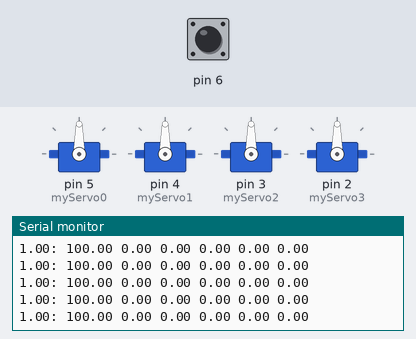
A sketch run on a simulated Arduino Uno, built with avr-gcc and run on an emulated ATmega328P. Shown: 4 × servo, the last lines printed to the serial monitor. The inputs (shaded band) are chosen by the test bench; at power-on: pin 6 HIGH. Random numbers use the default seed unless the sketch sets one.

Above: at 1.2 s.
1.3 s: pin 6 pulled LOW for 0.15 s
At 1.94 s:
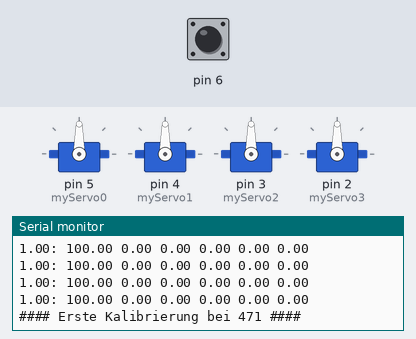
3.5 s: pin 6 pulled LOW for 1 s
At 3.53 s:
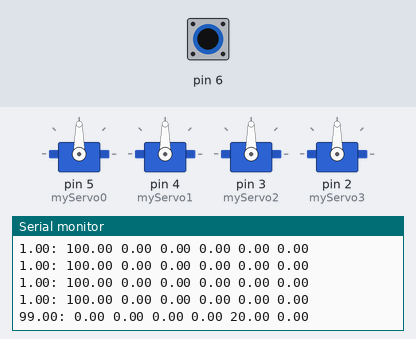
7.5 s: pin 6 driven LOW
10.5 s: pin 6 driven HIGH
At 10.89 s:
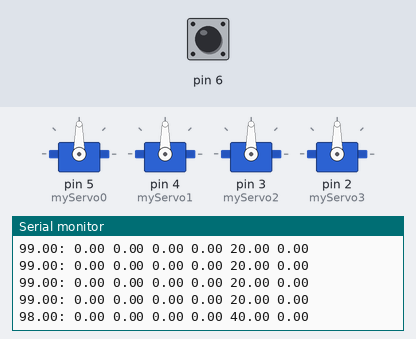
13.5 s: pin 6 pulsed LOW 2 times (0.12 s each, 0.3 s apart)
At 13.77 s:
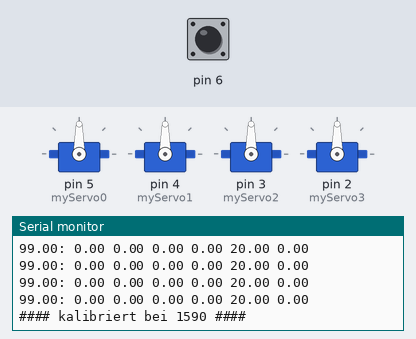
Timing chart, 0 to 16.5 s (numbered marks = the images above; inputs shaded):
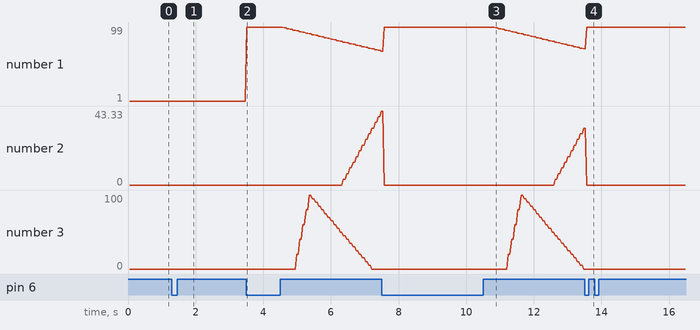

The sketch:

overtaxedsurface.ino
```cpp
//includes
#include <Servo.h>
#include <CapacitiveSensor.h>

//todo: maximalgeschwindigkeit in die ineinanderskalierung der verschiedenen funktionen einbauen
boolean aktorOn = 1; //0 to turn machines off
boolean sensorOn = 1; //0 to turn sensor off and activate testwerte()
boolean startSequence = 0; //1 moves Servos to 0, 50 and 100% at the beginning

//###############vars aktor###############
//settings
int numberOfPresets = 6;
int presetConfig[6][3] = {
  {0,1,10} //0 idle
  ,{0,0,0} //1 goodmorning slow
  ,{3,50,80}  //2 goodmorning
  ,{70,90,95} //3 cracy
  ,{90,95,100} //4 shock
  ,{0,0,0} //5 randommove
};
int servoCalib [4][2] = {{120,25},{170,15},{15,110},{10,160}}; //start and end points of servos
//---
Servo myServo0;
Servo myServo1;
Servo myServo2;
Servo myServo3;
Servo myServos[] = {myServo0,myServo1,myServo2,myServo3};
long ms; //milliseconds.
long tick; //each n milliseconds a tick is generated
float pos = 1.00; //variable for movement speed, which is independent from ticking speed
long prevAktor; //this is for timing
int moveAllToArr[] = {0,0,0,0};  /*this is the array for each preset function
form: {pos servo1, ..., ... , importance/scale from 0-100(generates automatically)}*/
float allPresets[6][5] = {{0,0,0,0,0},{0,0,0,0,0},{0,0,0,0,0},{0,0,0,0,0},{0,0,0,0,0},{0,0,0,0,0}};
/*bottom limit, center, upper limit, :*/

int globalImportance = 0; /* this calculates how many functions are active and the global importance
form: {how many active, global imporance}*/

int testwert = 0;
int randommove[]={0,0,0,0};
//###############end vars aktor###############


//###############vars sensor###############
//settings
CapacitiveSensor cs = CapacitiveSensor(7,6);
int aufloesung = 2; //Ausgaben des Sensors pro Sekunde
long werte_range[] = {0, 1500}; //anfangswerte, die automatisch kalibriert werden
int counter_beruehrung_max = 5;
int schockschwelle = 50;
int beruehrungsschwelle = 30;
float ruecklauf = -1;
//---
long cs_data;
int counter = 0;
long werte = 0;
long durchschnitt;
int durchschnitt_gemappt;
float durchschnitt_alterwert = 0;
float ueberforderung = 0;
long veraenderung;
boolean kalibriert = false;
float beruehrung = 0;
int counter_beruehrung = 0;
int counter_veraenderung = 0;
float beruehrung_exp = 0;
float schock = false;
int counter_lang = 0;
long durchschnitt_lang;
float ueberforderung_exp;
float ueberforderung_exp_spitze;
int veraenderung_werte;
int veraenderung_counter = 0;
int veraenderung_durchschnitt;
//---
//###############end vars sensor###############

void setup() {
  //aktor
  prevAktor = millis ();
  if (aktorOn){
    myServo0.attach(5);
    myServo1.attach(4);
    myServo2.attach(3);
    myServo3.attach(2);
  }
  //sensor
  cs.set_CS_AutocaL_Millis(15000);

  //allgemein
  Serial.begin(9600);
}

void loop() {
   if (startSequence) initSequence();
  //############### sensor - generiert die Variable ueberforderung ###############
  //Frage Sensordaten ab
  if (sensorOn) {
    cs_data =  cs.capacitiveSensor(30);
    if (cs_data > werte_range[1]) cs.reset_CS_AutoCal();
    werte += cs_data; //hochzählen für Berechnung von Durchschnittswerten
    counter ++;
    //--
  }
  //############### ende sensor ###############

  //############### aktor ###############
  ms = millis(); //1000ms = 1s
  if (ms-prevAktor >= 40){ //tick 25 times a second
    tick++; //necessarry for the ticking

    if (sensorOn) {
      if (tick%2 == 0) sensor();
      //if (tick%2 == 0) debug_sensor();
      //reset
      werte = 0;
      counter = 0;
      //--
    } else {
      testwerte();
    }
    calculateImportance();
    //Serial.println (ueberforderung);
    presets(tick);
    calculateMovAlltoArr();
    //zeroall();
    moveall();
    debugAktor();
    prevAktor = millis(); //ticking
  }
  //############### ende aktor###############
}

//############### aktor functions ###############
void initSequence(){
  int t = 2000;
  delay(t);
  for (int i=0; i<4; i++){
    moveAllTo(0);
    delay(t);
    moveTo(i,100);
    delay(t);
  }
  startSequence = 0;
  moveAllTo(0);
}

void calculateImportance(){
  if (ueberforderung==100) ueberforderung=99;
  if (!ueberforderung) ueberforderung=1;
  for (int i=0; i<numberOfPresets; i++){
    if ((ueberforderung >= presetConfig[i][0]) && (ueberforderung <= presetConfig[i][1])){
      //ganzer abstand: presetconfig[0][1]-presetconfig[0][0]
      //abstand von unten: presetconfig[0][1]-ueberforderung
      //abstand von unten / ganzer abstand * 100:
      allPresets[i][4] = 100.00*(ueberforderung-presetConfig[i][0])/(presetConfig[i][1]-presetConfig[i][0]);
      //if (allpresets[i][4]<4)allpresets[i][4]=0;
    }
    else if((ueberforderung >= presetConfig[i][1]) && (ueberforderung <= presetConfig[i][2])){
      //ganzer abstand: presetconfig[0][2]-presetconfig[0][1]
      //abstand von oben: presetconfig[0][2]-ueberforderung
      //abstand von oben / ganzer abstand * 100:
      allPresets[i][4] = 100.00*(presetConfig[i][2]-ueberforderung)/(presetConfig[i][2]-presetConfig[i][1]);
      //if (allpresets[i][4]<4)allpresets[i][4]=0;
    }
    else {
      allPresets[i][4]=0;
    }
  }
  globalImportance=0;
  for (int j=0; j<numberOfPresets; j++)globalImportance+=allPresets[j][4];

}

/*start preset functions */
void presets (long tick){
  pos = tick*0.30; //->20.000*2*PI; //1 360 rotation per second
  if (allPresets[0][4]){//###################### idle
    pos = pos/14;///random(1,5);
    if ((tick%random(5,25))==0){
      allPresets[0][random(0,4)] = random(0,8);
      //Serial.print("im idle!");
    }
  }
  if (allPresets[1][4]){//###################### goodmorningslow
    pos = pos/5;///random(1,5);
    for (int i=0; i<4; i++) allPresets[1][i] = 25*sin(pos+PI*i/2)+40;
  }
  if (allPresets[2][4]){//###################### goodmorningfaster
    pos = pos/7;///random(1,5);
    allPresets[2][0] = sin(pos)*25+40;
    allPresets[2][1] = sin(pos+PI*0.5)*25+40;
    allPresets[2][2] = sin(pos+PI)*25+40;
    allPresets[2][3] = sin(pos+PI*1.5)*25+40;
  }
  if (allPresets[3][4]){//###################### gocracy
    pos = pos/6;
    for (int i=0; i<4; i++) allPresets[3][i] = random(0, 80);
  }
  if (allPresets[4][4]){//###################### shock
    pos = pos*2;
    for (int i=0; i<4; i++) allPresets[4][i] = random (75, 85);
  }
  if (allPresets[5][4]){//###################### randommove
    pos = pos*10;
    //make it more likely that if you substracted something before, that you also do it after
    for (int i=0; i<4; i++) {
      if (!random(0,14)) randommove[i]=random(-1,1);
      if (allPresets[5][i]<15) randommove[i] = random(1,3);
      if (allPresets[5][i]>83) randommove[i] = random(-4,-1);
      allPresets[5][i] = allPresets[5][i]+randommove[i];
    }
  }
}

void calculateMovAlltoArr(){
  //reset array
  moveAllToArr [0] = 0;
  moveAllToArr [1] = 0;
  moveAllToArr [2] = 0;
  moveAllToArr [3] = 0;
  for (int m=0; m<numberOfPresets; m++) {
    for (int n=0; n<4; n++){
      if (allPresets[m][4]!=0) {
        moveAllToArr[n] = moveAllToArr[n] + allPresets[m][n]*(allPresets[m][4]/globalImportance);
      }
    }
  }
};

/*some helping functions*/
//moveTo (servoNR[0-3], 0%-100%)
void moveTo (int s, int w) {
  int b = servoCalib[s][0];
  int e = servoCalib[s][1];
  myServos[s].write(map(w, 0, 100, b, e));
  //myServos[s].write(pow((map(w, 0, 100, b, e))/10.00, 2)*0.33+map(w, 0, 100, b, e)*0.66);
}
void moveAllTo(int p){
  for (int i=0; i<4; i++) moveTo(i, p);
}
void moveall() {
  for (int i=0; i<4; i++) moveTo(i, moveAllToArr[i]);
}
void zeroall (){
  for (int i=0; i<4; i++) moveTo(i, 0);
}
void showarr(int n){
  for (int k=0; k<5; k++) {
    Serial.print(allPresets[n][k]);
    Serial.print("\t");
  }
}
void showmoveall(int n){
  for (int l=0; l<4; l++) {
    Serial.print(moveAllToArr[l]);
    Serial.print("\t");
  }
  Serial.println();
}
void testonepreset(int m, int tick){
  for (int i=0; i<numberOfPresets; i++)allPresets[i][4]=0;
  allPresets[m][4] = 99;
  for (int n=0; n<4; n++){
    if (allPresets[m][4]!=0) {
      moveAllToArr[n] = allPresets[m][n];
    }
  }
}
void debugAktor () {
  Serial.print(ueberforderung);
  Serial.print(": ");
  for (int m=0; m<numberOfPresets; m++){
    Serial.print(allPresets[m][4]); //importance of each Preset
    Serial.print(" ");
  }
  Serial.println();
}

void testwerte (){
 //überschreibt die überforderung und liefert werte von 0 bis 100 auf und abtsteigend
 ueberforderung = tick%20;
 if (ueberforderung <= 100) testwert++;
 if (ueberforderung > 100) testwert--;
 ueberforderung = testwert;
}

//############### end aktor functions ###############


//############### sensor functions ###############
void sensor() {
  durchschnitt = werte / counter;
  //Kalibrierung auf 0
  aufnullkalibrieren();
  //mappe durchschnitt auf 0 bis 100
  durchschnitt_gemappt = map(durchschnitt, werte_range[0], werte_range[1], 0, 100);
  //Kalibrierung auf 100
  //aufhundertkalibrieren(cs_data);

  if (kalibriert) {

    //Wert Veränderung
    veraenderung = durchschnitt_gemappt - durchschnitt_alterwert;
    if (veraenderung == 0) counter_veraenderung++;
    else counter_veraenderung = 0;

    //Wert Berührung
    if (durchschnitt_gemappt > beruehrungsschwelle && beruehrung_exp <= 100) {
      beruehrung++;
      beruehrung_exp = pow(beruehrung/2.00, 2);
      if (beruehrung_exp > 100) beruehrung_exp = 101;
      counter_beruehrung = 0;
    }
    else if (beruehrung > 0 || beruehrung_exp > 100) {
      if (veraenderung > -2 && veraenderung < 2) counter_beruehrung++;
      if (counter_beruehrung >= counter_beruehrung_max) {
        beruehrung--;
        beruehrung_exp = pow(beruehrung/2.00, 2);

      }
    }
    else {
      counter_beruehrung = 0;
    }

    //Wert Überforderung
    if (veraenderung >= schockschwelle) schock = true;

    if (ueberforderung >= 0 && ueberforderung < 101) {
      if (durchschnitt_gemappt > 5) {
        if (veraenderung+ueberforderung > 0) {
          if (beruehrung_exp == 0) ueberforderung += veraenderung/2;
          else ueberforderung += (veraenderung+beruehrung_exp)/3;
        }
        ueberforderung_exp = 0;
        ueberforderung_exp_spitze = ueberforderung;
      }
      else if (ueberforderung != 0) {
        ueberforderung_exp++;
        ueberforderung = ruecklauf*ueberforderung_exp+ueberforderung_exp_spitze*1.000;
      }
      if (ueberforderung < 0) ueberforderung = 0;
      if (ueberforderung >= 100) ueberforderung = 99; //verhindert werte über 100
    }
    ueberforderung = round(ueberforderung);
    if (schock) {
      ueberforderung = 99;
      if ((tick%11) == 0) schock = false;
    }

  } // Ende if kalibriert

  //reset
  durchschnitt_alterwert = durchschnitt_gemappt;
}


void aufnullkalibrieren() {
  counter_lang++;
  veraenderung_counter++;
  veraenderung_werte += veraenderung;
  if (kalibriert) {
    durchschnitt_lang += durchschnitt;
    veraenderung_durchschnitt = veraenderung_werte / veraenderung_counter;
    if (
    durchschnitt_gemappt < -1
      || (durchschnitt_gemappt > 1 && durchschnitt_gemappt < 10 && counter_veraenderung >= 10)
      || (durchschnitt_gemappt >= 10 && veraenderung_counter > 20 &&  veraenderung_durchschnitt > -2 && veraenderung_durchschnitt < 2)
      )
    {
      werte_range[0] = durchschnitt_lang / counter_lang;
      durchschnitt_lang = 0;
      counter_lang = 0;
      veraenderung_counter = 0; //---
      veraenderung_werte = 0; //---
      Serial.print("#### kalibriert bei ");
      Serial.print(werte_range[0]);
      Serial.println(" ####");

    }
  }
  else if (counter_lang > 5) {
    durchschnitt_lang += durchschnitt;
    if (counter_lang > 20) {
      werte_range[0] = durchschnitt_lang / (counter_lang-5);
      durchschnitt_lang = 0;
      counter_lang = 0;
      kalibriert = true;
      Serial.print("#### Erste Kalibrierung bei ");
      Serial.print(werte_range[0]);
      Serial.println(" ####");
    }
  }
}

void aufhundertkalibrieren(long data) {
  if (kalibriert) {
    if (durchschnitt_gemappt > 100) {
      werte_range[1] = data;
      Serial.print("#### Obergrenze kalibriert bei ");
      Serial.print(werte_range[1]);
      Serial.println(" ####");
    }
  }
}

void debug_sensor() {
  Serial.print(cs_data);
  Serial.print("\t");
  Serial.print(durchschnitt);
  Serial.print("\t");
  Serial.print(durchschnitt_gemappt);
  Serial.print("\t");
  Serial.print(veraenderung);
  Serial.print("\t");
  Serial.print(beruehrung_exp);
  Serial.print("\t");
  Serial.print(ueberforderung);
  //  Serial.print("\t");
  //  Serial.print(ueberforderung_exp);
  //  Serial.print("\t");
  //  Serial.print(ueberforderung_exp_spitze);
  Serial.println("");
}
```

Measured:
- after the input at 1.3 s, the serial monitor: prints a new line after 0.62 s (image 1)
- after the input at 3.5 s, the serial monitor: prints a new line at once (image 2)
- after the input at 10.5 s, the serial monitor: prints a new line after 0.38 s (image 3)
- plotted number 1: 1 → 67 after the input at 3.5 s, 99 → 70 after the input at 10.5 s
- plotted number 2: 0 → 43.33 after the input at 3.5 s, 0 → 33.33 after the input at 10.5 s
